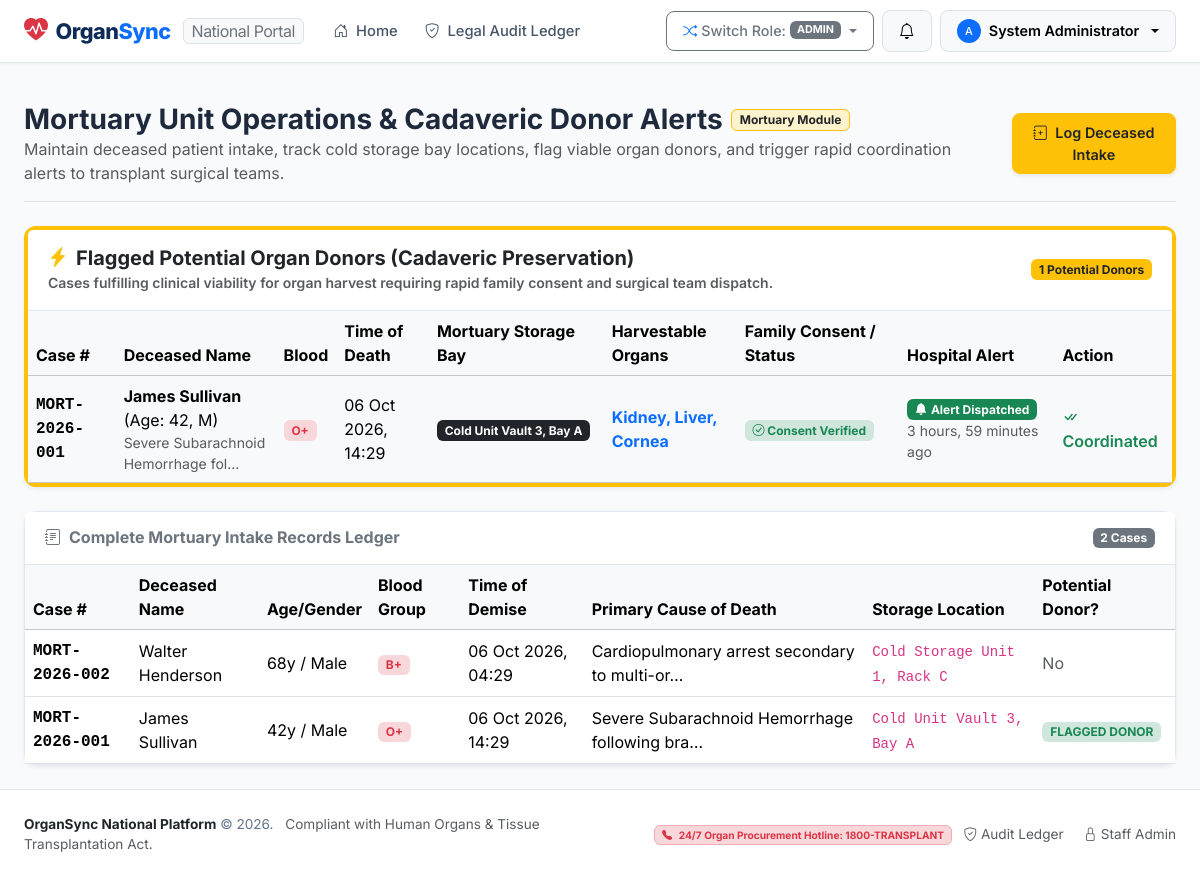
The app's page /mortuary/dashboard/ (signed in) with its own data.
### organ_app/models.py (models this page shows, shortened)
class UserProfile(models.Model):
    user = models.OneToOneField(User, on_delete=models.CASCADE, related_name='profile')
    role = models.CharField(max_length=20, choices=ROLE_CHOICES, default='PATIENT')
    phone = models.CharField(max_length=20, blank=True)
    national_id = models.CharField(max_length=50, blank=True, help_text="National Identification / Aadhar")
    hospital = models.ForeignKey(Hospital, on_delete=models.SET_NULL, null=True, blank=True, related_name='staff_members')
    license_or_emp_id = models.CharField(max_length=100, blank=True, help_text="Medical license / Govt ID / Employee number")
    blood_group = models.CharField(max_length=5, choices=BLOOD_GROUP_CHOICES, blank=True)
    date_of_birth = models.DateField(null=True, blank=True)
    address = models.TextField(blank=True)
    emergency_contact_name = models.CharField(max_length=100, blank=True)
    emergency_contact_phone = models.CharField(max_length=20, blank=True)
    created_at = models.DateTimeField(auto_now_add=True)

class MortuaryRecord(models.Model):
    case_number = models.CharField(max_length=50, unique=True)
    deceased_name = models.CharField(max_length=150)
    deceased_id_number = models.CharField(max_length=100, blank=True, help_text="Hospital Registration / Govt ID")
    age = models.PositiveIntegerField()
    gender = models.CharField(max_length=10, choices=[('MALE', 'Male'), ('FEMALE', 'Female'), ('OTHER', 'Other')])
    blood_group = models.CharField(max_length=5, choices=BLOOD_GROUP_CHOICES)
    time_of_death = models.DateTimeField()
    cause_of_death = models.TextField()
    mortuary_room_location = models.CharField(max_length=100, help_text="E.g., Storage Bay 3, Cold Vault 4")
    hospital = models.ForeignKey(Hospital, on_delete=models.CASCADE, related_name='mortuary_records')
    recorded_by = models.ForeignKey(User, on_delete=models.SET_NULL, null=True, related_name='mortuary_entries')
    is_potential_donor = models.BooleanField(default=False)
    donor_flag_reason = models.TextField(blank=True, help_text="E.g., Brain death criteria fulfilled, organs preserved")
    donor_status_verified = models.BooleanField(default=False, help_text="Family consent / NOTTO donor card check")
    organs_harvestable = models.CharField(max_length=255, blank=True, help_text="Comma-separated organs, e.g. Kidney, Liver, Cornea")
    alert_sent_to_hospital = models.BooleanField(default=False)
    alert_sent_at = models.DateTimeField(null=True, blank=True)
    linked_donor_record = models.ForeignKey(DonorRecord, on_delete=models.SET_NULL, null=True, blank=True, related_name='mortuary_sources')
    created_at = models.DateTimeField(auto_now_add=True)

### organ_app/views.py (the view)
# urls.py: path('mortuary/dashboard/', views.mortuary_dashboard, name='mortuary_dashboard'),
@login_required
def mortuary_dashboard(request):
    profile = getattr(request.user, 'profile', None)
    if profile and profile.role not in ['MORTUARY', 'ADMIN'] and not request.user.is_superuser:
        messages.error(request, "Access restricted to Mortuary Staff and Administrators.")
        return redirect('dashboard')
    records = MortuaryRecord.objects.all().order_by('-created_at')[:30]
    potential_donors = MortuaryRecord.objects.filter(is_potential_donor=True).order_by('-created_at')
    return render(request, 'mortuary/dashboard.html', {
        'records': records,
        'potential_donors': potential_donors,
    })

### templates/mortuary/dashboard.html (shortened to what this page needs)
{% extends "base.html" %}
{% block content %}
<div class="container-fluid px-lg-4 py-4">
    <div class="d-flex flex-column flex-md-row justify-content-between align-items-md-center mb-4 pb-3 border-bottom gap-3">
        <div>
            <div class="d-flex align-items-center gap-2">
                <h3 class="fw-bold mb-0">Mortuary Unit Operations &amp; Cadaveric Donor Alerts</h3>
                <span class="badge bg-warning-subtle text-dark border border-warning px-2 py-1">Mortuary Module</span>
            </div>
            <p class="text-muted mb-0 fs-8">Maintain deceased patient intake, track cold storage bay locations, flag viable organ donors, and trigger rapid coordination alerts to transplant surgical teams.</p>
        </div>
        <div class="d-flex gap-2">
            <a href="{% url 'create_mortuary_record' %}" class="btn btn-warning text-dark fw-semibold shadow-sm">
                <i class="bi bi-journal-plus me-1"></i> Log Deceased Intake
            </a>
        </div>
    </div>
    <div class="card mb-4 shadow-sm border-top border-4 border-warning">
        <div class="card-header bg-white d-flex justify-content-between align-items-center py-3">
            <div>
                <h5 class="fw-bold mb-0 text-dark">
                    <i class="bi bi-lightning-charge-fill text-warning me-2"></i>Flagged Potential Organ Donors (Cadaveric Preservation)
                </h5>
                <small class="text-muted fs-8">Cases fulfilling clinical viability for organ harvest requiring rapid family consent and surgical team dispatch.</small>
            </div>
            <span class="badge bg-warning text-dark">{{ potential_donors.count }} Potential Donors</span>
        </div>
        <div class="card-body p-0">
            <div class="table-responsive">
                <table class="table table-hover align-middle mb-0 fs-8">
                    <thead class="table-light">
                        <tr>
                            <th>Case #</th>
                            <th>Deceased Name</th>
                            <th>Blood</th>
                            <th>Time of Death</th>
                            <th>Mortuary Storage Bay</th>
                            <th>Harvestable Organs</th>
                            <th>Family Consent / Status</th>
                            <th>Hospital Alert</th>
                            <th>Action</th>
                        </tr>
                    </thead>
                    <tbody>
                        {% for p in potential_donors %}
                            <tr class="{% if p.alert_sent_to_hospital %}table-light{% else %}table-warning bg-opacity-25{% endif %}">
                                <td class="font-monospace fw-bold">{{ p.case_number }}</td>
                                <td>
                                    <strong>{{ p.deceased_name }}</strong> (Age: {{ p.age }}, {{ p.gender|first }})
                                    <small class="d-block text-muted">{{ p.cause_of_death|truncatechars:35 }}</small>
                                </td>
                                <td><span class="badge bg-danger-subtle text-danger fs-7">{{ p.blood_group }}</span></td>
                                <td>{{ p.time_of_death|date:"d M Y, H:i" }}</td>
                                <td><span class="badge bg-dark">{{ p.mortuary_room_location }}</span></td>
                                <td><span class="fw-bold text-primary">{{ p.organs_harvestable|default:"Kidney, Liver, Cornea" }}</span></td>
                                <td>
                                    {% if p.donor_status_verified %}
                                        <span class="badge bg-success-subtle text-success"><i class="bi bi-check-circle"></i> Consent Verified</span>
                                    {% else %}
                                        <span class="badge bg-secondary">Awaiting Verification</span>
                                    {% endif %}
                                </td>
                                <td>
                                    {% if p.alert_sent_to_hospital %}
                                        <span class="badge bg-success"><i class="bi bi-bell-fill me-1"></i>Alert Dispatched</span>
                                        <small class="d-block text-muted">{{ p.alert_sent_at|timesince }} ago</small>
                                    {% else %}
                                        <span class="badge bg-danger pulse-critical"><i class="bi bi-exclamation-circle me-1"></i>Needs Alert</span>
                                    {% endif %}
                                </td>
                                <td>
                                    {% if not p.alert_sent_to_hospital %}
                                        <a href="{% url 'trigger_donation' p.id %}" class="btn btn-danger btn-sm shadow-sm py-1">
                                            <i class="bi bi-bell-fill me-1"></i>Trigger Hospital Alert
                                        </a>
                                    {% else %}
                                        <span class="text-success fw-semibold"><i class="bi bi-check-all"></i> Coordinated</span>
                                    {% endif %}
                                </td>
                            </tr>
                        {% empty %}
                            <tr>
                                <td colspan="9" class="text-center text-muted py-4">No active donors currently flagged in mortuary unit.</td>
                            </tr>
                        {% endfor %}
                    </tbody>
                </table>
            </div>
        </div>
    </div>
    <div class="card shadow-sm">
        <div class="card-header bg-white d-flex justify-content-between align-items-center py-3">
            <h6 class="fw-bold mb-0 text-secondary"><i class="bi bi-journal-text me-2"></i>Complete Mortuary Intake Records Ledger</h6>
            <span class="badge bg-secondary">{{ records.count }} Cases</span>
        </div>
        <div class="card-body p-0">
            <div class="table-responsive">
                <table class="table table-hover align-middle mb-0 fs-8">
                    <thead class="table-light">
                        <tr>
                            <th>Case #</th>
                            <th>Deceased Name</th>
                            <th>Age/Gender</th>
                            <th>Blood Group</th>
                            <th>Time of Demise</th>
                            <th>Primary Cause of Death</th>
                            <th>Storage Location</th>
                            <th>Potential Donor?</th>
                        </tr>
                    </thead>
                    <tbody>
                        {% for r in records %}
                            <tr>
                                <td class="font-monospace fw-bold">{{ r.case_number }}</td>
                                <td>{{ r.deceased_name }}</td>
                                <td>{{ r.age }}y / {{ r.gender|title }}</td>
                                <td><span class="badge bg-danger-subtle text-danger">{{ r.blood_group }}</span></td>
                                <td>{{ r.time_of_death|date:"d M Y, H:i" }}</td>
                                <td>{{ r.cause_of_death|truncatechars:45 }}</td>
                                <td><code>{{ r.mortuary_room_location }}</code></td>
                                <td>
                                    {% if r.is_potential_donor %}
                                        <span class="badge bg-success-subtle text-success">FLAGGED DONOR</span>
                                    {% else %}
                                        <span class="text-muted">No</span>
                                    {% endif %}
                                </td>
                            </tr>
                        {% empty %}
                            <tr>
                                <td colspan="8" class="text-center text-muted py-3">No mortuary intake cases logged yet.</td>
                            </tr>
                        {% endfor %}
                    </tbody>
                </table>
            </div>
        </div>
    </div>
</div>
{% endblock %}

### templates/base.html (shortened to what this page needs)
<!DOCTYPE html>
<html lang="en">
<head>
    <link href="https://cdn.jsdelivr.net/npm/bootstrap@5.3.3/dist/css/bootstrap.min.css" rel="stylesheet">
    <link rel="stylesheet" href="https://cdn.jsdelivr.net/npm/bootstrap-icons@1.11.3/font/bootstrap-icons.min.css">
</head>
<body>
    <nav class="navbar navbar-expand-lg sticky-top">
        <div class="container-fluid px-lg-4">
            <a class="navbar-brand d-flex align-items-center gap-2" href="{% url 'landing' %}">
                <i class="bi bi-heart-pulse-fill text-danger fs-4"></i>
                <span>Organ<span class="text-primary">Sync</span></span>
                <span class="badge bg-light text-secondary border fs-6 fw-normal px-2 py-1 ms-1">National Portal</span>
            </a>
            <div class="collapse navbar-collapse" id="navbarMain">
                <ul class="navbar-nav me-auto mb-2 mb-lg-0 align-items-lg-center">
                    <li class="nav-item">
                        <a class="nav-link" href="{% url 'landing' %}"><i class="bi bi-house-door me-1"></i> Home</a>
                    </li>
                    {% if user.is_authenticated %}
                        <li class="nav-item">
                            <a class="nav-link" href="{% url 'audit_logs' %}"><i class="bi bi-shield-check me-1"></i> Legal Audit Ledger</a>
                        </li>
                    {% endif %}
                </ul>
                <div class="d-flex align-items-center gap-2">
                    <div class="dropdown">
                        <button class="btn btn-outline-secondary btn-sm dropdown-toggle d-flex align-items-center gap-1" type="button" data-bs-toggle="dropdown" aria-expanded="false">
                            <i class="bi bi-shuffle text-primary"></i>
                            <span class="d-none d-md-inline">Switch Role:</span>
                            <span class="badge bg-secondary">{{ user_role|default:"Public" }}</span>
                        </button>
                    </div>
                    {% if user.is_authenticated %}
                        <div class="dropdown">
                            <button class="btn btn-light position-relative btn-sm border" type="button" data-bs-toggle="dropdown" aria-expanded="false">
                                <i class="bi bi-bell fs-6"></i>
                            </button>
                        </div>
                        <div class="dropdown">
                            <button class="btn btn-light btn-sm border dropdown-toggle d-flex align-items-center gap-2" type="button" data-bs-toggle="dropdown">
                                <div class="bg-primary text-white rounded-circle d-flex align-items-center justify-content-center" style="width: 24px; height: 24px; font-size: 11px;">
                                    {{ user.username|make_list|first|upper }}
                                </div>
                                <span class="d-none d-sm-inline fw-semibold">{{ user.get_full_name|default:user.username }}</span>
                            </button>
                        </div>
                    {% else %}
                        <a href="{% url 'login' %}" class="btn btn-outline-primary btn-sm">Sign In</a>
                        <a href="{% url 'register' %}" class="btn btn-primary btn-sm">Register as Patient</a>
                    {% endif %}
                </div>
            </div>
        </div>
    </nav>
    <main class="flex-grow-1">
        {% block content %}{% endblock %}
    </main>
    <footer>
        <div class="container-fluid px-lg-4 text-center text-md-start">
            <div class="row align-items-center">
                <div class="col-md-6 mb-2 mb-md-0">
                    <span class="fw-bold text-dark">OrganSync National Platform</span> &copy; 2026.
                    <span class="d-block d-sm-inline ms-sm-2 text-muted">Compliant with Human Organs & Tissue Transplantation Act.</span>
                </div>
                <div class="col-md-6 text-md-end">
                    <span class="badge bg-danger-subtle text-danger border border-danger-subtle me-2">
                        <i class="bi bi-telephone-fill me-1"></i> 24/7 Organ Procurement Hotline: 1800-TRANSPLANT
                    </span>
                    <a href="{% url 'audit_logs' %}" class="text-decoration-none text-muted me-3 fs-8"><i class="bi bi-shield-check"></i> Audit Ledger</a>
                    <a href="/admin/" class="text-decoration-none text-muted fs-8"><i class="bi bi-lock"></i> Staff Admin</a>
                </div>
            </div>
        </div>
    </footer>
</body>
</html>

### records on screen
UserProfile: role "ADMIN"
MortuaryRecord: case_number "MORT-2026-001", deceased_name "James Sullivan", age "42", gender|first "M", cause_of_death "Severe Subarachnoid Hemorrhage fol…", blood_group "O+", time_of_death "06 Oct 2026, 14:29", mortuary_room_location "Cold Unit Vault 3, Bay A", organs_harvestable "Kidney, Liver, Cornea", donor_status_verified True (drawn), alert_sent_at "3 hours, 59 minutes", alert_sent_to_hospital True (drawn), gender "Male", cause_of_death "Severe Subarachnoid Hemorrhage following bra…", is_potential_donor "FLAGGED DONOR"
MortuaryRecord: case_number "MORT-2026-002", deceased_name "Walter Henderson", age "68", gender "Male", blood_group "B+", time_of_death "06 Oct 2026, 04:29", cause_of_death "Cardiopulmonary arrest secondary to multi-or…", mortuary_room_location "Cold Storage Unit 1, Rack C", is_potential_donor "No"

### other values on screen
{{ user.username|make_list|first|upper }} "A"
{{ user.get_full_name|default:user.username }} "System Administrator"
{{ potential_donors.count }} "1"
{{ records.count }} "2"
